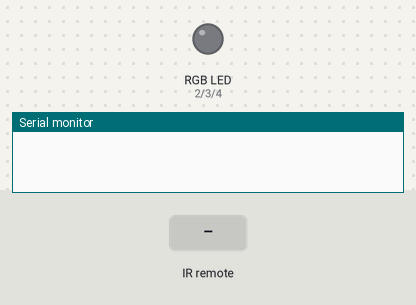
Recording of a sketch running on a simulated Arduino Uno, built with avr-gcc and run on an emulated ATmega328P. On the bench: an RGB LED mixed from three pins (HIGH = lit), the last lines printed to the serial monitor. Inputs (shaded band) come from the test bench.

Above: at 1.2 s.
1.3 s: infrared code 0x9716BE3F received
At 1.9 s:
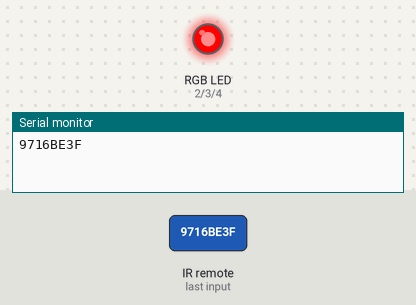
2.8 s: infrared code 0x3D9AE3F7 received
At 3.1 s:
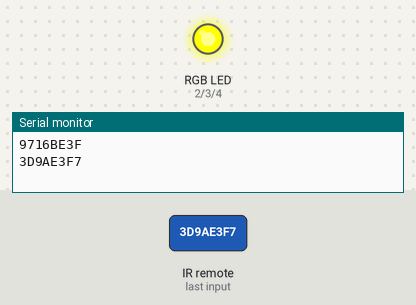
4.3 s: infrared code 0x6182021B received
At 5.5 s:
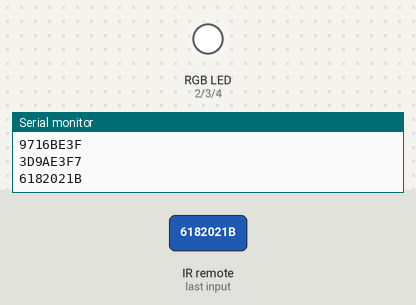
5.8 s: infrared code 0x9716BE3F received
At 6.7 s:
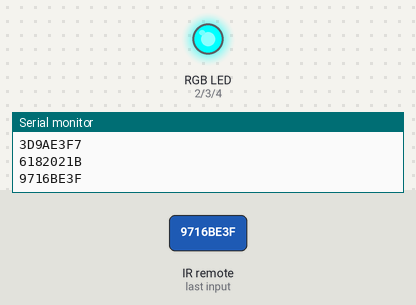
7.3 s: infrared code 0x3D9AE3F7 received
At 7.9 s:
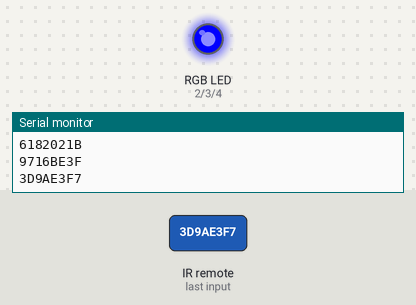
Timing chart, 0 to 9.8 s (numbered marks = the images above; inputs shaded):
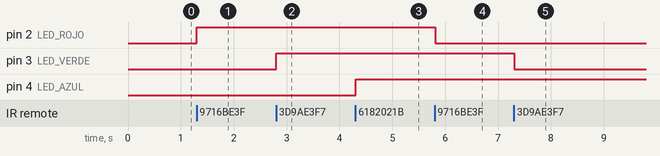

The sketch:

Encendido_de_leds_RGB.ino
```cpp
#include <IRremote.h>     //Se incluye la librería de IRremote
#define Boton_1 0x9716BE3F    //Se hace una directvia al compilador, en que cada vez que ocurra el boton_1, se intercambie por el codigo hexadecimal
#define Boton_2 0x3D9AE3F7    //Se define el boton 2
#define Boton_3 0x6182021B    //Se define el boton 3


int LED_ROJO = 2;   //Se definene las variables de los leds como enteros
int LED_VERDE =3;
int LED_AZUL =4;
int SENSOR =11; //Se define al variable del sensor
IRrecv irrecv(SENSOR);    //Se crea un objeto del tipo IRrecv llamado irrecv con el parametro de "sensor" como receptor
decode_results codigo;    //Crea un objeto del tipo "decode_results" llamado codigo,  que se encarga de decodificar los valores


void setup(){
   Serial.begin(9600);    //Se inicializa el monitor serie
 irrecv.enableIRIn();   //Se inicializa el receptor
 pinMode( LED_ROJO, OUTPUT);    //Se declaran los leeds como salidas
 pinMode( LED_VERDE, OUTPUT);
 pinMode( LED_AZUL, OUTPUT);
;
}

void loop(){
  if (irrecv.decode(&codigo)){      //Se consulta si hay datos decodificados ya disponibles
  Serial.println(codigo.value, HEX);    //Se escribe el codigo y el valor en hexadecimal
  if(codigo.value == Boton_1)   //Si codigo  y el valor es igual al boton 1
  digitalWrite(LED_ROJO, !digitalRead(LED_ROJO));   //Se escribe a le led rojo el estado contrario en el que lee al led
   if(codigo.value == Boton_2)     //Si codigo  y el valor es igual al boton 2
  digitalWrite(LED_VERDE, !digitalRead(LED_VERDE));   //Se escribe a le led verde el estado contrario en el que lee al led
   if(codigo.value == Boton_3)     //Si codigo  y el valor es igual al boton 3
  digitalWrite(LED_AZUL, !digitalRead(LED_AZUL));   //Se escribe a le led azul el estado contrario en el que lee al led
  irrecv.resume();    //Permite resumir los codigos o bien, su adquisición
  }
  delay(100);   //Demora 100 milisegundos
}
```

Measured:
- after the input at 1.3 s, pin 2 (LED_ROJO): LOW → HIGH at once
- after the input at 2.8 s, pin 3 (LED_VERDE): LOW → HIGH at once
- after the input at 4.3 s, pin 4 (LED_AZUL): LOW → HIGH at once
- after the input at 5.8 s, pin 2 (LED_ROJO): HIGH → LOW at once
- after the input at 7.3 s, pin 3 (LED_VERDE): HIGH → LOW at once
